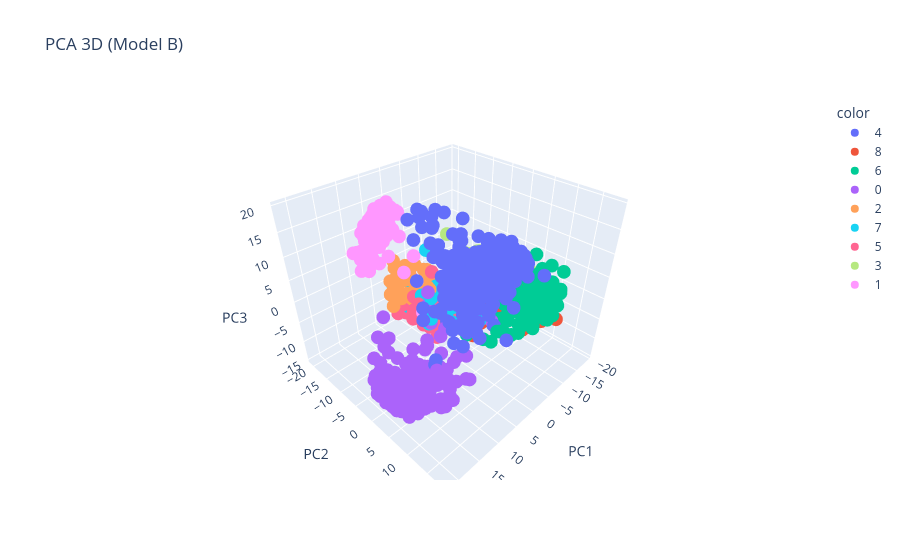

Notebook code for this chart:
### Code cell
# Model B
emb_B, labels_B = extract_embeddings(model_B, dataset)
result_B = analyze_embeddings(emb_B, labels_B, labels, model_name="Model B")

### Figure 1 — Plotly figure (JSON) as saved in the notebook; plotly's stock layout.template omitted (floating-point values rounded to 4 significant figures; data arrays with more than 128 entries replaced by an {"elided": "..."} marker saying what was removed)
{"data": [{"hovertemplate": "color=4<br>PC1=%{x}<br>PC2=%{y}<br>PC3=%{z}<extra></extra>", "legendgroup": "4", "marker": {"color": "#636efa", "symbol": "circle"}, "mode": "markers", "name": "4", "scene": "scene", "showlegend": true, "type": "scatter3d", "x": {"elided": "320 float values"}, "y": {"elided": "320 float values"}, "z": {"elided": "320 float values"}}, {"hovertemplate": "color=8<br>PC1=%{x}<br>PC2=%{y}<br>PC3=%{z}<extra></extra>", "legendgroup": "8", "marker": {"color": "#EF553B", "symbol": "circle"}, "mode": "markers", "name": "8", "scene": "scene", "showlegend": true, "type": "scatter3d", "x": {"elided": "377 float values"}, "y": {"elided": "377 float values"}, "z": {"elided": "377 float values"}}, {"hovertemplate": "color=6<br>PC1=%{x}<br>PC2=%{y}<br>PC3=%{z}<extra></extra>", "legendgroup": "6", "marker": {"color": "#00cc96", "symbol": "circle"}, "mode": "markers", "name": "6", "scene": "scene", "showlegend": true, "type": "scatter3d", "x": {"elided": "235 float values"}, "y": {"elided": "235 float values"}, "z": {"elided": "235 float values"}}, {"hovertemplate": "color=0<br>PC1=%{x}<br>PC2=%{y}<br>PC3=%{z}<extra></extra>", "legendgroup": "0", "marker": {"color": "#ab63fa", "symbol": "circle"}, "mode": "markers", "name": "0", "scene": "scene", "showlegend": true, "type": "scatter3d", "x": {"elided": "406 float values"}, "y": {"elided": "406 float values"}, "z": {"elided": "406 float values"}}, {"hovertemplate": "color=2<br>PC1=%{x}<br>PC2=%{y}<br>PC3=%{z}<extra></extra>", "legendgroup": "2", "marker": {"color": "#FFA15A", "symbol": "circle"}, "mode": "markers", "name": "2", "scene": "scene", "showlegend": true, "type": "scatter3d", "x": [1.549, 3.549, -2.901, -5.035, -0.1642, 0.6226, -2.64, -7.405, -3.393, -8.051, -0.9122, -4.077, 1.431, 5.81, -8.674, 0.3622, -1.223, -3.66, -11.66, 2.671, -5.378, -1.185, -7.277, -4.401, -0.9172, -2.58, 0.246, -1.345, -3.519, -0.1034, 0.5744, -5.246, -1.594, 1.874, -2.089, -2.499, -3.025, 0.9652, 1.889, -4.808, -0.07595, -0.7095, -1.045, 2.433, 1.85, 3.696, 2.177, 4.547, -2.672, -3.867, -7.533, -0.3088, -4.363, -7.715, -1.875, -4.053, 0.2141, -1.089, -5.039, -0.3521, -3.623, -6.87, -1.724, -11.66, 1.786, -10.91, -5.226, -0.9966, 5.695, 2.645, -8.838, 1.374, -0.002475, -0.3987, -3.515, -11.29, -6.952, 6.314, -1.53, -7.265, -10.88, -0.6675, 1.475, 3.78, 2.058], "y": [-14.02, -14.5, -13.57, -13.13, -12.3, -7.744, -12.67, -12.19, -12.22, -10.21, -10.09, -15.75, -13.64, -12.79, -12.37, -14.11, -10.99, -7.744, -9.462, -13.11, -15.66, -11.24, -12.43, -14.03, -12.2, -10.96, -11.13, -9.367, -13.37, -11.85, -14.57, -14.15, -16.33, -15.33, -12.44, -13.54, -10.1, -14.42, -12.07, -11.13, -12.31, -14.8, -10.69, -11.24, -17.54, -13.23, -13.26, -15.48, -16.9, -9.906, -9.777, -13.2, -13.1, -11.82, -12.42, -12.16, -14.45, -10.73, -10.1, -14.95, -10.04, -4.166, -10.12, -5.93, -12.73, -6.716, -14.04, -10.45, -14.19, -11.18, -7.443, -14.1, -13.38, -13.28, -13.79, -10.9, -12.65, -12.67, -13.63, -11.65, -11.44, -8.198, -17.8, -14.55, -12.95], "z": [2.328, -2.698, -9.927, -8.213, -3.966, -0.9518, -9.728, -7.01, -4.909, -5.264, -2.235, -7.49, 0.5361, -0.6572, -4.689, -1.84, -6.631, -4.221, -5.479, -6.185, -5.729, -5.991, -6.216, -1.356, -1.939, -3.596, -2.591, -6.944, -5.668, -8.126, -1.232, -5.871, -3.931, -0.01481, 0.4545, -7.609, -3.496, -1.845, 0.04987, -4.043, -4.294, -5.164, -4.877, -2.557, 2.119, -4.435, -0.01202, -0.7726, -7.469, -7.46, -7.084, -3.643, -5.574, -8.333, -2.177, -3.619, -0.1249, -5.245, -8.47, -1.801, -3.771, 1.404, -6.33, -7.26, -3.472, -6.83, -8.735, -4.389, -2.917, -3.913, -5.198, -1.146, -5.963, 2.033, -7.067, -7.561, -7.526, -4.77, -7.751, -4.827, -5.293, -4.023, 0.02969, -0.05552, -5.17]}, {"hovertemplate": "color=7<br>PC1=%{x}<br>PC2=%{y}<br>PC3=%{z}<extra></extra>", "legendgroup": "7", "marker": {"color": "#19d3f3", "symbol": "circle"}, "mode": "markers", "name": "7", "scene": "scene", "showlegend": true, "type": "scatter3d", "x": [-6.842, -6.34, -1.951, -9.488, -2.536, -4.947, -0.9294, 3.421, 3.889, 1.626, -8.622, -13.29, -6.384, -11.4, -0.9945, -4.038, -16.77, 0.01012, -3.357, 0.8705, -2.27, -2.447, -5.867, -0.8097, -5.953, -11.29, -5.879, 2.691, 6.906, -2.726, 0.9876, -5.726, -2.677, 0.5151, -1.017, -5.554, -1.803, -12.62, -14.98, -7.148, -3.336, -7.186, -3.82, -12.13, -0.9601, -6.828, -11.85, -4.99, -14.52, -4.002, -2.342, -8.323, -4.088, -15.5, -5.498, -12.48, -6.134, -3.568, -7.112, -11.49, -12.35, 2.567, -5.356, -15.78, -1.001, -1.96, 0.9561, -3.989, -5.515, -3.559, -5.728, -11.98, -5.394, 3.526, -9.557, -14.4, -4.341, -0.3913, -4.507, 1.217, -16.34, -1.325, -5.869, -9.225, -7.33, -7.148, -12.12, -6.098, 4.909, -8.184, 1.835, -16.95, -10.64, -7.781, -2.187, -3.989, -7.313, -14.38, -5.696, -1.582, 1.645, -3.995, -5.504, -2.33, -4.31, -8.747, -8.965, -8.223, -2.816, -10.26, -2.204, -3.219, -4.926, -2.512, -2.752, -4.705, -5.364, -14.7, 4.773, -12.8, -2.315, -10.69], "y": [-10.93, -3.554, -11.66, -6.956, -9.655, -9.754, -12.79, -6.059, 1.874, -12.08, -7.431, -6.345, -5.559, -12.6, -3.103, -6.101, -2.036, -13.26, -6.214, -9.709, -7.512, -5.578, -1.986, -8.25, -6.843, -3.271, -6.703, -12.36, -0.5652, -8.884, -13.8, -3.944, -7.131, -7.905, -6.744, -10.09, -6.064, -3.186, -7.326, -7.751, -5.787, -8.471, -3.043, -0.2644, -3.88, -5.533, -9.412, 0.05376, 1.059, -7.157, 0.9767, 0.9399, -7.643, -2.347, -6.082, -10.28, -9.296, -3.581, 9.915, -6.351, -7.087, 7.493, -15.23, -1.162, -4.57, -8.433, -7.995, 1.225, -1.868, -9.411, -5.13, -9.261, -3.348, -15.98, -4.221, -5.825, -12.39, -2.42, -2.981, -12.01, -0.483, -4.993, -0.3897, -9.46, -4.356, 2.09, -4.157, -4.884, -3.451, -2.949, -13.48, 3.092, -2.672, -7.859, 4.663, -5.124, -8.55, -4.912, -6.468, -8.205, -9.112, -11.78, -8.038, 0.3287, -2.411, -6.144, -6.415, -8.152, -9.211, -8.317, -7.041, -12.06, -6.161, -9.204, -1.468, -3.367, -5.123, 2.626, -2.75, -6.366, -0.4049, 0.8431], "z": [-5.309, 4.122, -7.771, -7.81, -3.755, -9.698, -5.121, -5.371, 1.409, -7.335, -5.235, -7.266, -3.993, -7.16, -7.661, -7.412, -8.818, -7.392, -7.2, -7.621, -6.419, -3.725, -5.345, -9.717, -5.159, -6.107, -8.506, -6.575, -0.8954, -12.79, -1.387, -4.86, -3.373, -6.723, -2.766, -4.886, -3.341, -5.648, -8.979, -9.763, -3.346, -6.436, -3.627, -2.831, -4.845, -2.044, -6.803, -0.3109, -3.919, -6.141, -2.169, -3.204, -2.648, -6.234, -7.558, -11.57, -7.25, -1.257, 3.398, -7.316, -5.599, 0.7944, 2.69, -9.081, -4.62, -9.912, -5.748, -3.136, -2.188, -5.282, -5.85, -6.38, -2.384, -2.534, -4.123, -9.797, -7.802, -2.89, -4.337, -4.078, -7.064, -4.924, -0.1329, -8.359, -2.279, -0.8447, -4.719, -9.015, -4.898, -0.5031, -6.925, -4.679, -8.968, -5.305, 6.001, -4.832, -12.01, -10.35, -5.21, -8.456, -2.612, -4.683, -9.17, -5.447, -3.468, -12.15, -4.178, -9.134, -5.581, -7.767, -2.954, -9.494, -4.531, -2.428, -4.85, -9.001, -2.553, -2.957, 1.587, -6.765, -6.848, -5.624]}, {"hovertemplate": "color=5<br>PC1=%{x}<br>PC2=%{y}<br>PC3=%{z}<extra></extra>", "legendgroup": "5", "marker": {"color": "#FF6692", "symbol": "circle"}, "mode": "markers", "name": "5", "scene": "scene", "showlegend": true, "type": "scatter3d", "x": {"elided": "164 float values"}, "y": {"elided": "164 float values"}, "z": {"elided": "164 float values"}}, {"hovertemplate": "color=3<br>PC1=%{x}<br>PC2=%{y}<br>PC3=%{z}<extra></extra>", "legendgroup": "3", "marker": {"color": "#B6E880", "symbol": "circle"}, "mode": "markers", "name": "3", "scene": "scene", "showlegend": true, "type": "scatter3d", "x": {"elided": "197 float values"}, "y": {"elided": "197 float values"}, "z": {"elided": "197 float values"}}, {"hovertemplate": "color=1<br>PC1=%{x}<br>PC2=%{y}<br>PC3=%{z}<extra></extra>", "legendgroup": "1", "marker": {"color": "#FF97FF", "symbol": "circle"}, "mode": "markers", "name": "1", "scene": "scene", "showlegend": true, "type": "scatter3d", "x": {"elided": "248 float values"}, "y": {"elided": "248 float values"}, "z": {"elided": "248 float values"}}], "layout": {"legend": {"title": {"text": "color"}, "tracegroupgap": 0}, "scene": {"domain": {"x": [0, 1], "y": [0, 1]}, "xaxis": {"title": {"text": "PC1"}}, "yaxis": {"title": {"text": "PC2"}}, "zaxis": {"title": {"text": "PC3"}}}, "title": {"text": "PCA 3D (Model B)"}}}
